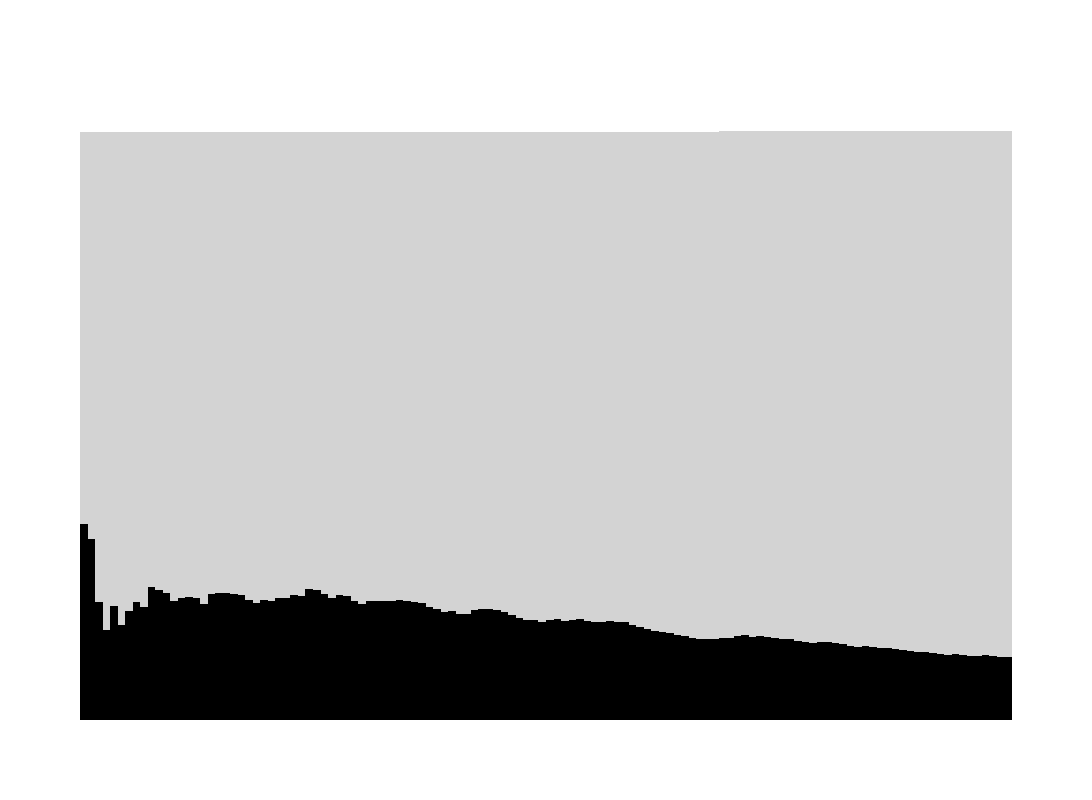
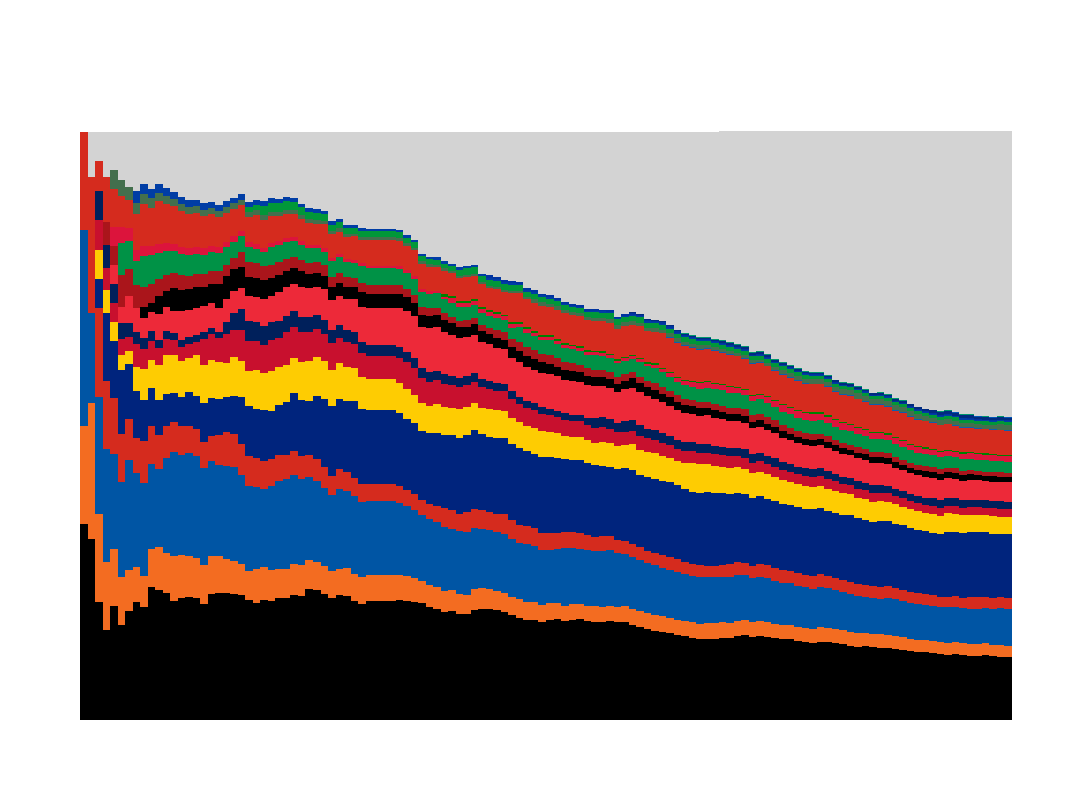
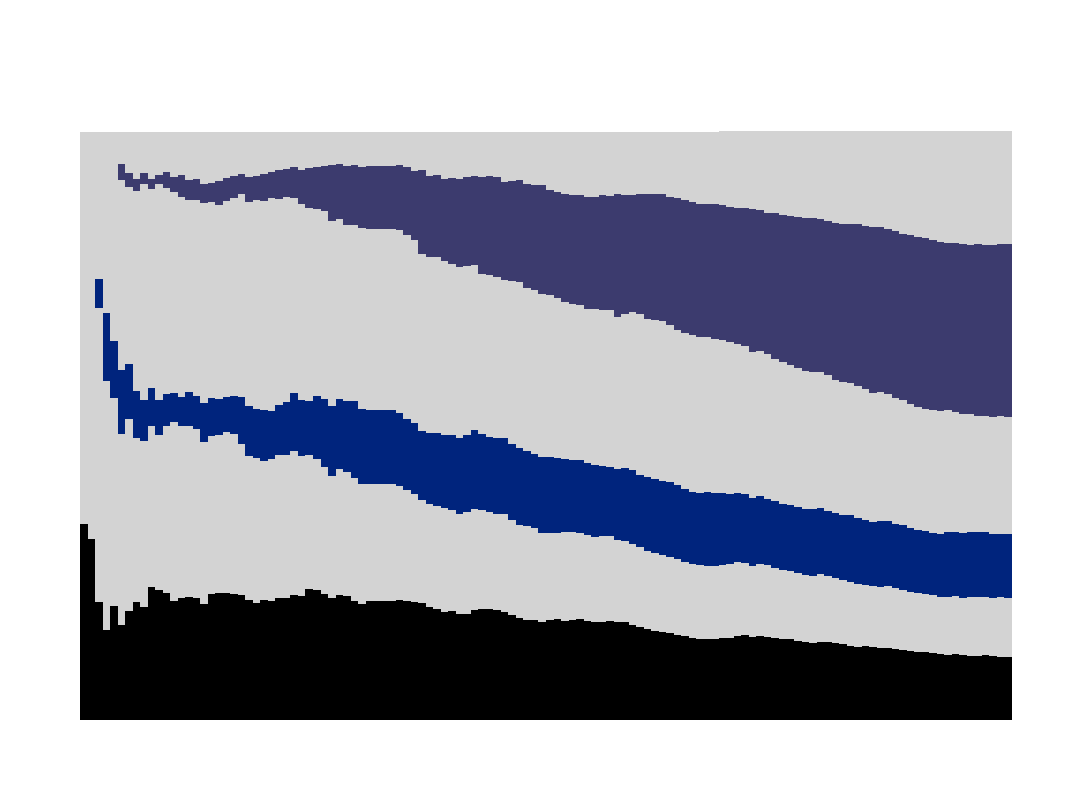

Notebook cell for these charts, in order:
### Code cell
d_country_mapping = pd.read_csv('d_country_mapping.csv')
d_country_colours = pd.read_csv('d_country_colours.csv')
d_laureates_cumulative = laureates_cumulative(d_laureates, d_country_mapping, categories=None)
d_laureates_cumulative_filled = fill_year_gaps(d_laureates_cumulative)
plot_cumulative_shares_with_colours(d_laureates_cumulative_filled, d_country_colours, width=1200, height=800, highlight_countries=['🇩🇪']) #['🇩🇪', '🇳🇱', '🇫🇷', '🇨🇭', '🇬🇧', '🇸🇪', '🇩🇰', '🇳🇴', '🇦🇹', '🇧🇪', '🇪🇸', '🇮🇹', '🇵🇱', '🇵🇹', '🇷🇺', '🇬🇷', '🇭🇺', '🇮🇪', '🇱🇺', '🇮🇸', '🇷🇴', '🇺🇦', '🇧🇬','🇺🇸'])
plot_cumulative_shares_with_colours(d_laureates_cumulative_filled, d_country_colours, width=1200, height=800, highlight_countries=['🇩🇪', '🇳🇱', '🇫🇷', '🇨🇭', '🇬🇧', '🇸🇪', '🇩🇰', '🇳🇴', '🇦🇹', '🇧🇪', '🇪🇸', '🇮🇹', '🇵🇱', '🇵🇹', '🇷🇺', '🇬🇷', '🇭🇺', '🇮🇪', '🇱🇺', '🇮🇸', '🇷🇴', '🇺🇦', '🇧🇬'])
plot_cumulative_shares_with_colours(d_laureates_cumulative_filled, d_country_colours, width=1200, height=800, highlight_countries=['🇺🇸','🇬🇧','🇩🇪'])
